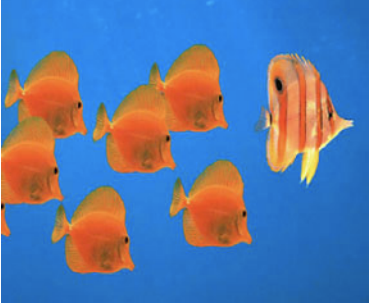
#> input picture project_one/data/fish.png, 372 x 306 px
$ jupyter execute --allow-errors project_one.ipynb   (older library calls are emulated)
#> lines starting #> are read from the running program, lines starting #| are printed output that depends on the picture
[cell 1]
import cv2 as cv2
import numpy as np
from numpy import random
from matplotlib import pyplot as plt
from mpl_toolkits.mplot3d import Axes3D
import scipy.signal as signal

[cell 2]
def import_image_as_greyscale(fp):
    image = cv2.imread(fp)
    image = cv2.cvtColor(image, cv2.COLOR_BGR2RGB)
    return image

[cell 3]
def normalize(im, gamma, sigma):
    return gamma*(im**2 /(sigma**2 + np.sum(im**2)))

[cell 4]
def normalize_adapt(im, gamma, sigma):
    x, y, z = im.shape
    imtmp = im.reshape((x*y, z))
    print(imtmp.shape)

    w = np.asarray([1, 1, 1])
    weights = imtmp.dot(w)
    print(weights.shape)

    ker = np.asarray([0, 0.2, 0.5, 0.75, 1, 0.75, 0.5, 0.2, 0])

    #sig = signal.convolve(weights, ker)

[cell 5]
arr = np.asarray([1, 3, 5, 7, 9])
arr2 = np.asarray([1, 2, 5, 9, 3, 1, 3, 5, 9, 1])

print(normalize(arr, 10, .01))

[cell 6]
print(normalize(arr2, 10, 0.1))

[cell 7]
plt.plot(arr, arr)
plt.plot(arr, normalize(arr, 100, .01))
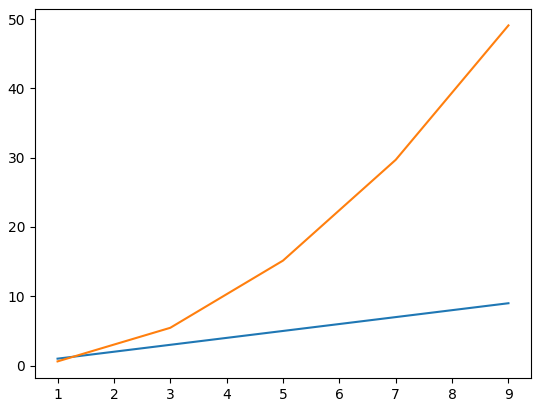
#> figure drawn by matplotlib, 1 panel

[cell 8]
plt.plot(range(10), arr2)
plt.plot(range(10), normalize(arr2, 100, 0.1))
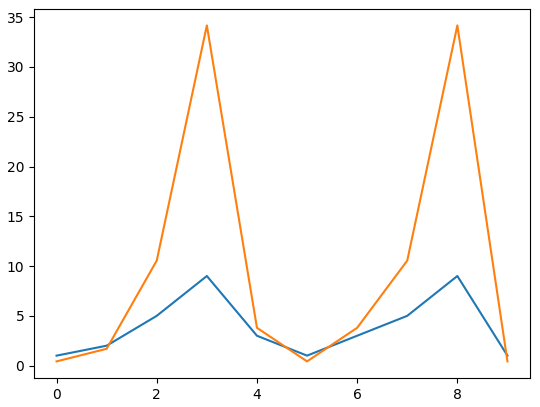
#> figure drawn by matplotlib, 1 panel; curve peaks at x = 3, y = 9; curve peaks at x = 3, y = 34.18

[cell 9]
arr3 = np.asarray([0, 1, 2, 2, 4, 3, 2, 1, 5, 7, 9])
plt.plot(range(11), arr3)
plt.plot(range(11), normalize(arr3, 100, 0.1))
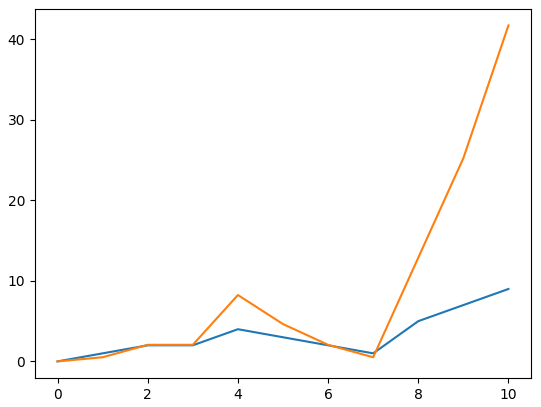
#> figure drawn by matplotlib, 1 panel; curve peaks at x = 10, y = 9; curve peaks at x = 10, y = 41.75

[cell 10]
prefs = np.asarray([0, 15, 30, 45, 60, 75, 90, 105, 120, 135, 150, 165])
c = np.asarray([0, 0.12, 0.25, 0.5, 1.0]);

norm_contrasts = normalize(c, 1, 0.1)
diffs = prefs - 90

print(diffs)
print(norm_contrasts)

[cell 11]
for n in norm_contrasts:
    plt.plot(prefs, diffs * n, 'bo')
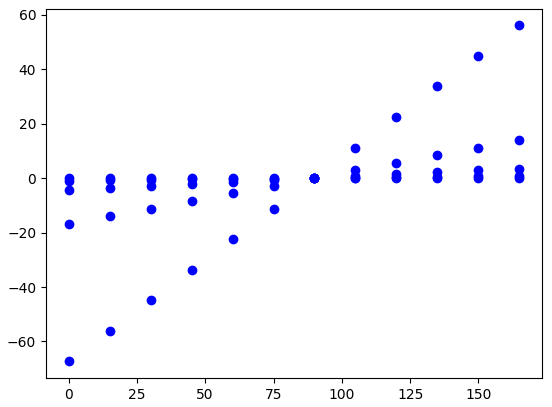
#> figure drawn by matplotlib, 1 panel; curve peaks at x = 165, y = 0.808; curve peaks at x = 165, y = 3.51

[cell 12]
print(norm_contrasts[2] * diffs)

[cell 13]
testim = import_image_as_greyscale('data/fish.png')
#> in import_image_as_greyscale, image is the input picture: shape (306, 372, 3); mean B, G, R 162.6, 121.7, 97.6
plt.imshow(testim)

[cell 14]
normalize_adapt(testim, 1, 1)
#| (113832, 3)
#| (113832,)

[cell 15]
im2 = normalize(testim, 500000, .001)
#> in normalize (call 7), `return gamma*(im**2 /(sigma**2 + np.sum(im**2)))`:
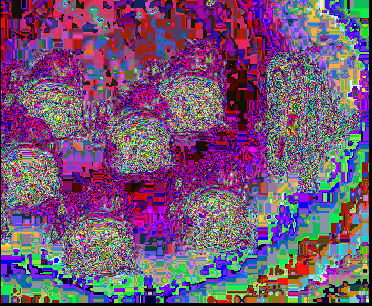
#> returned value: shape (306, 372, 3) float64; mean of channels 0, 1, 2 1.62, 1.16, 1.61; drawn with min black and max white
plt.imshow(im2)
im2.shape
im2[0, 0, 0]
np.max(im2)
#> Out = 3.53
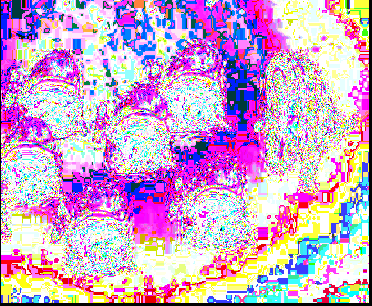
#> shown: shape (306, 372, 3) float64; mean R, G, B 0.796, 0.649, 0.791

[cell 16]
tmbw = cv2.cvtColor(testim, cv2.COLOR_BGR2GRAY)
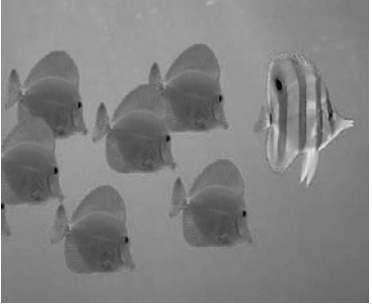
#> tmbw: shape (306, 372); min 4, max 255, mean 131.2
plt.imshow(tmbw, cmap='gray')

[cell 17]
tmb2 = normalize(tmbw, 100000, .0001)
#> in normalize (call 8), `return gamma*(im**2 /(sigma**2 + np.sum(im**2)))`:
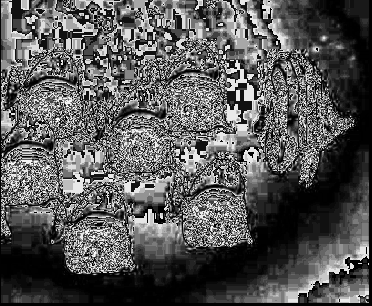
#> returned value: shape (306, 372) float64; min 0, max 2.56, mean 0.878; drawn with min black and max white
plt.imshow(tmb2)

[cell 18]
fig = plt.figure()
ax = fig.add_subplot(111, projection='3d')

x = np.linspace(0, testim.shape[0] - 1, testim.shape[0])
#> x = 306 values from 0 to 305
y = np.linspace(0, testim.shape[1] - 1, testim.shape[1])
#> y = 372 values from 0 to 371

z1 = cv2.cvtColor(testim, cv2.COLOR_BGR2GRAY)

xv, yv = np.meshgrid(x, y)
#> (the rest of this cell did not finish here and is left out)

$ run again, with project_one/data/gabor.png copied over project_one/data/fish.png
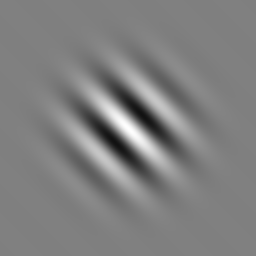
#> input picture project_one/data/gabor.png, 256 x 256 px
#> in import_image_as_greyscale, image is the input picture: shape (256, 256, 3); min 17, max 255, mean 127.4
#| (65536, 3)
#| (65536,)
#> in normalize (call 7), `return gamma*(im**2 /(sigma**2 + np.sum(im**2)))`:
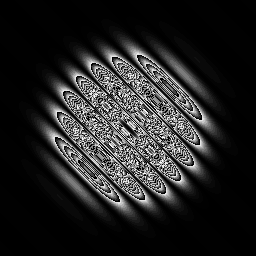
#> returned value: shape (256, 256, 3) float64; min 0, max 18.27, mean 2.54; drawn with min black and max white
#> Out = 18.27
#> `[cell 20] fig2 = plt.figure() ax2 = fig2.add_subplot(111, projection='..`:
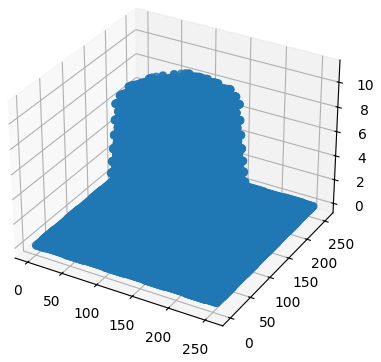
#> figure drawn by matplotlib, 1 panel
